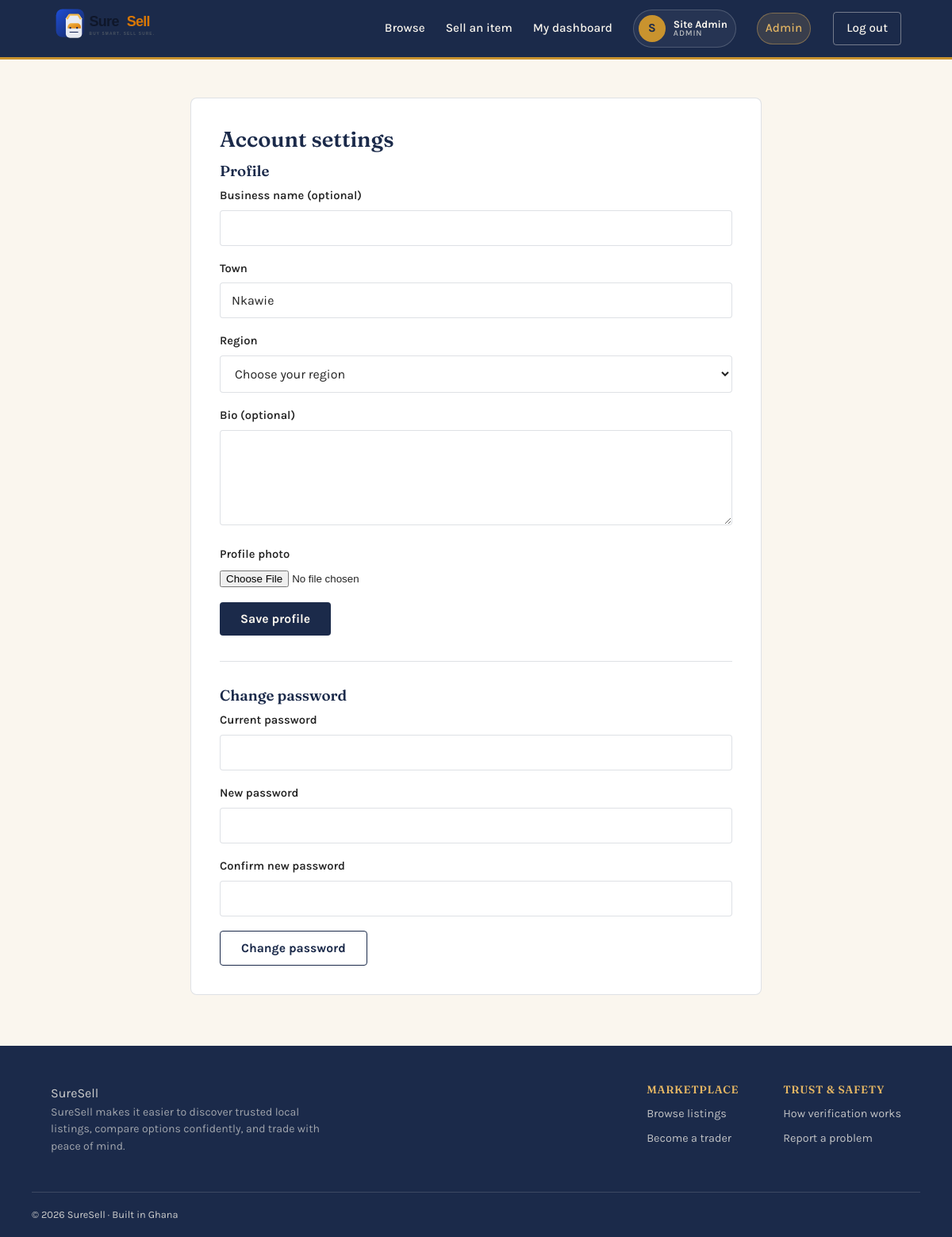
The app's page /account-settings.php (signed in) with its own data.
### tables this page shows
CREATE TABLE users (
    id                  INT UNSIGNED AUTO_INCREMENT PRIMARY KEY,
    full_name           VARCHAR(100)        NOT NULL,
    business_name       VARCHAR(120)        DEFAULT NULL,
    email               VARCHAR(190)        NOT NULL UNIQUE,
    phone               VARCHAR(20)         NOT NULL UNIQUE,
    password_hash       VARCHAR(255)        NOT NULL,
    role                ENUM('trader','buyer','admin') NOT NULL DEFAULT 'trader',
    town                VARCHAR(100)        NOT NULL,
    region              VARCHAR(40)         NOT NULL DEFAULT 'Unspecified',
    bio                 VARCHAR(500)        DEFAULT NULL,
    avatar_path         VARCHAR(255)        DEFAULT NULL,

     
    phone_verified      TINYINT(1)          NOT NULL DEFAULT 0,
    email_verified      TINYINT(1)          NOT NULL DEFAULT 0,
    id_verified         TINYINT(1)          NOT NULL DEFAULT 0,
    id_document_path    VARCHAR(255)        DEFAULT NULL,
    trust_score         INT                 NOT NULL DEFAULT 0,
    deals_completed     INT UNSIGNED        NOT NULL DEFAULT 0,

     
    failed_logins       TINYINT UNSIGNED    NOT NULL DEFAULT 0,
    locked_until        DATETIME            DEFAULT NULL,
    status              ENUM('active','suspended','banned') NOT NULL DEFAULT 'active',

    created_at          TIMESTAMP           NOT NULL DEFAULT CURRENT_TIMESTAMP,
    updated_at          TIMESTAMP           NOT NULL DEFAULT CURRENT_TIMESTAMP ON UPDATE CURRENT_TIMESTAMP,

    INDEX idx_town (town),
    INDEX idx_status (status)
);

### config/db.php (called while the page is built, shortened)
<?php
function db(): PDO
{
    static $pdo = null;
    if ($pdo === null) {
        $dsn = 'mysql:host=' . DB_HOST . ';port=' . DB_PORT . ';dbname=' . DB_NAME . ';charset=' . DB_CHARSET;
        try {
            $pdo = new PDO($dsn, DB_USER, DB_PASS, [
                PDO::ATTR_ERRMODE            => PDO::ERRMODE_EXCEPTION,
                PDO::ATTR_DEFAULT_FETCH_MODE => PDO::FETCH_ASSOC,
                PDO::ATTR_EMULATE_PREPARES   => false,
            ]);
        } catch (PDOException $e) {
            error_log('DB connection failed: ' . $e->getMessage());
            http_response_code(500);
            die('Service temporarily unavailable. Please try again shortly.');
        }
    }
    return $pdo;
}

### includes/functions.php (called while the page is built, shortened)
<?php
require_once __DIR__ . '/../config/db.php';
function e(?string $value): string
{
    return htmlspecialchars($value ?? '', ENT_QUOTES, 'UTF-8');
}
function current_user(): ?array
{
    static $cache = null;
    if ($cache !== null) {
        return $cache;
    }
    $stmt = db()->prepare('SELECT id, full_name, business_name, email, phone, role, town, bio,
                                   avatar_path, phone_verified, email_verified, id_verified, trust_score, region,
                                   deals_completed, status
                            FROM users WHERE id = ? LIMIT 1');
    $stmt->execute([$_SESSION['user_id']]);
    $cache = $stmt->fetch() ?: null;
    return $cache;
}
function require_login(): array
{
    $user = current_user();
    return $user;
}
function is_platform_admin(?array $user = null): bool
{
    $user = $user ?? current_user();
    return $user !== null
        && $user['role'] === 'admin'
        && strcasecmp($user['email'], ADMIN_EMAIL) === 0;
}

### account-settings.php (the view, shortened to what this page needs)
<?php
require_once __DIR__ . '/includes/functions.php';
$user = require_login();
require __DIR__ . '/includes/header.php';
?>
<div class="wrap">
  <div class="form-card wide">
    <h1>Account settings</h1>
    <h3>Profile</h3>
    <form method="post" enctype="multipart/form-data">
      <div class="field"><label>Business name (optional)</label>
        <input type="text" name="business_name" value="<?= e($user['business_name'] ?? '') ?>" maxlength="120"></div>
      <div class="field"><label>Town</label>
        <input type="text" name="town" value="<?= e($user['town']) ?>" required></div>
      <div class="field"><label for="region">Region</label>
        <select id="region" name="region" required>
          <option value="">Choose your region</option>
        </select></div>
      <div class="field"><label>Bio (optional)</label>
        <textarea name="bio" maxlength="500"><?= e($user['bio'] ?? '') ?></textarea></div>
      <div class="field"><label>Profile photo</label>
        <input type="file" name="avatar" accept="image/jpeg,image/png,image/webp"></div>
      <button type="submit" name="update_profile" value="1" class="btn btn-primary">Save profile</button>
    </form>
    <hr style="margin:32px 0;border:none;border-top:1px solid var(--line);">
    <h3>Change password</h3>
    <form method="post">
      <div class="field"><label>Current password</label><input type="password" name="current_password" required></div>
      <div class="field"><label>New password</label><input type="password" name="new_password" minlength="<?= PASSWORD_MIN_LENGTH ?>" required></div>
      <div class="field"><label>Confirm new password</label><input type="password" name="confirm_new_password" minlength="<?= PASSWORD_MIN_LENGTH ?>" required></div>
      <button type="submit" name="change_password" value="1" class="btn btn-outline">Change password</button>
    </form>
  </div>
</div>
<?php require __DIR__ . '/includes/footer.php'; ?>

### includes/header.php (shortened to what this page needs)
<?php
require_once __DIR__ . '/functions.php';
$__user = current_user();
$__page = $__page ?? '';
?>
<!DOCTYPE html>
<html lang="en">
<head>
<link rel="stylesheet" href="<?= APP_URL ?>/assets/css/style.css?v=<?= (int) filemtime(__DIR__ . '/../assets/css/style.css') ?>">
</head>
<body>
<header class="site-header">
  <div class="wrap header-row">
    <a class="brand" href="<?= APP_URL ?>/index.php">
      <img class="brand-logo" src="<?= APP_URL ?>/assets/img/nokware-logo.svg" alt="SureSell">
    </a>
    <nav class="site-nav" id="siteNav">
      <a href="<?= APP_URL ?>/browse.php" class="<?= $__page==='browse'?'active':'' ?>">Browse</a>
      <?php if ($__user): ?>
        <a href="<?= APP_URL ?>/add-listing.php" class="<?= $__page==='add-listing'?'active':'' ?>">Sell an item</a>
        <a href="<?= APP_URL ?>/dashboard.php" class="<?= $__page==='dashboard'?'active':'' ?>">My dashboard</a>
        <a href="<?= APP_URL ?>/profile.php?id=<?= (int)$__user['id'] ?>" class="nav-user">
          <?php if (!empty($__user['avatar_path'])): ?>
            <img class="nav-avatar" src="<?= APP_URL ?>/assets/uploads/<?= e($__user['avatar_path']) ?>" alt="">
          <?php else: ?>
            <span class="nav-avatar nav-avatar-placeholder"><?= e(mb_substr($__user['full_name'],0,1)) ?></span>
          <?php endif; ?>
          <span class="nav-user-name">
            <strong><?= e($__user['full_name']) ?></strong>
            <small><?= is_platform_admin($__user) ? 'Admin' : 'Trader account' ?></small>
          </span>
        </a>
        <?php if (is_platform_admin($__user)): ?><a href="<?= APP_URL ?>/admin/index.php" class="nav-admin-link">Admin</a><?php endif; ?>
        <a href="<?= APP_URL ?>/logout.php" class="btn-ghost nav-logout">Log out</a>
      <?php else: ?>
        <a href="<?= APP_URL ?>/login.php" class="<?= $__page==='login'?'active':'' ?>">Log in</a>
        <a href="<?= APP_URL ?>/register.php" class="btn-solid">Join as a trader</a>
      <?php endif; ?>
    </nav>
  </div>
</header>
<main>

### assets/css/style.css (style rules this page uses)
:root { --indigo: #1B2A4A; --indigo-light: #2C4066; --gold: #C9932E; --gold-light: #E3B563; --cream: #FAF6EE; --clay: #EFE3CC; --forest: #2F5233; --charcoal: #232323; --red: #A83A3A; --line: rgba(27, 42, 74, 0.14); --radius: 4px; --font-head: 'Fraunces', Georgia, serif; --font-body: 'Karla', -apple-system, BlinkMacSystemFont, 'Segoe UI', sans-serif; --max: 1120px; }
* { box-sizing: border-box; }
html { scroll-behavior: smooth; }
body { margin: 0; font-family: var(--font-body); background: var(--cream); color: var(--charcoal); line-height: 1.55; -webkit-font-smoothing: antialiased; }
img { max-width: 100%; display: block; }
a { color: inherit; text-decoration: none; }
h1, h2, h3, h4 { font-family: var(--font-head); color: var(--indigo); margin: 0 0 0.5em; line-height: 1.15; font-weight: 600; }
.wrap { max-width: var(--max); margin: 0 auto; padding: 0 24px; }
.site-header { background: var(--indigo); border-bottom: 3px solid var(--gold); }
.header-row { display: flex; align-items: center; justify-content: space-between; height: 72px; }
.brand { display: flex; align-items: center; color: var(--cream); }
.brand-logo { width: clamp(170px, 15vw, 240px); height: auto; display: block; }
.site-nav { display: flex; align-items: center; gap: 26px; }
.site-nav a { color: var(--cream); font-weight: 500; font-size: 0.95rem; }
.nav-user { display: inline-flex; align-items: center; gap: 10px; padding: 6px 10px 6px 6px; border-radius: 999px; border: 1px solid rgba(255,255,255,0.18); background: rgba(255,255,255,0.05); transition: border-color .18s ease, background-color .18s ease, transform .18s ease; }
.nav-user .nav-avatar { flex: 0 0 auto; }
.nav-user-name { display: flex; flex-direction: column; align-items: flex-start; line-height: 1.05; color: var(--cream); }
.nav-user-name strong { font-size: 0.82rem; font-weight: 700; letter-spacing: -0.01em; }
.nav-user-name small { font-size: 0.65rem; text-transform: uppercase; letter-spacing: 0.08em; color: rgba(250,246,238,0.72); }
.nav-admin-link { padding: 7px 10px; border-radius: 999px; background: rgba(233,181,91,0.15); color: var(--gold-light) !important; border: 1px solid rgba(233,181,91,0.4); }
.nav-logout { margin-left: 2px; }
.btn-ghost { border: 1.5px solid rgba(250,246,238,0.4); padding: 8px 16px; border-radius: var(--radius); }
.nav-avatar { width: 34px; height: 34px; border-radius: 50%; object-fit: cover; border: 2px solid var(--gold); }
.nav-avatar-placeholder { display: flex; align-items: center; justify-content: center; background: var(--gold); color: var(--indigo); font-weight: 700; }
.btn { display: inline-block; padding: 12px 26px; border-radius: var(--radius); font-weight: 700; font-size: 0.98rem; border: none; cursor: pointer; font-family: var(--font-body); }
.btn-primary { background: var(--indigo); color: var(--cream); }
.btn-outline { background: transparent; border: 1.5px solid var(--indigo); color: var(--indigo); }
.field { margin-bottom: 18px; }
.field label { display: block; font-weight: 600; margin-bottom: 6px; font-size: 0.92rem; }
input[type=text], input[type=email], input[type=tel], input[type=password], input[type=number], textarea, select { width: 100%; padding: 12px 14px; border: 1.5px solid var(--line); border-radius: var(--radius); font-family: var(--font-body); font-size: 1rem; background: #fff; color: var(--charcoal); }
textarea { resize: vertical; min-height: 120px; }
.form-card { background: #fff; border: 1px solid var(--line); border-radius: 8px; padding: 36px; max-width: 480px; margin: 48px auto; }
.form-card.wide { max-width: 720px; }
.form-card h1 { font-size: 1.7rem; }

### records on screen
users: full_name "S", full_name "Site Admin", town "Nkawie"
